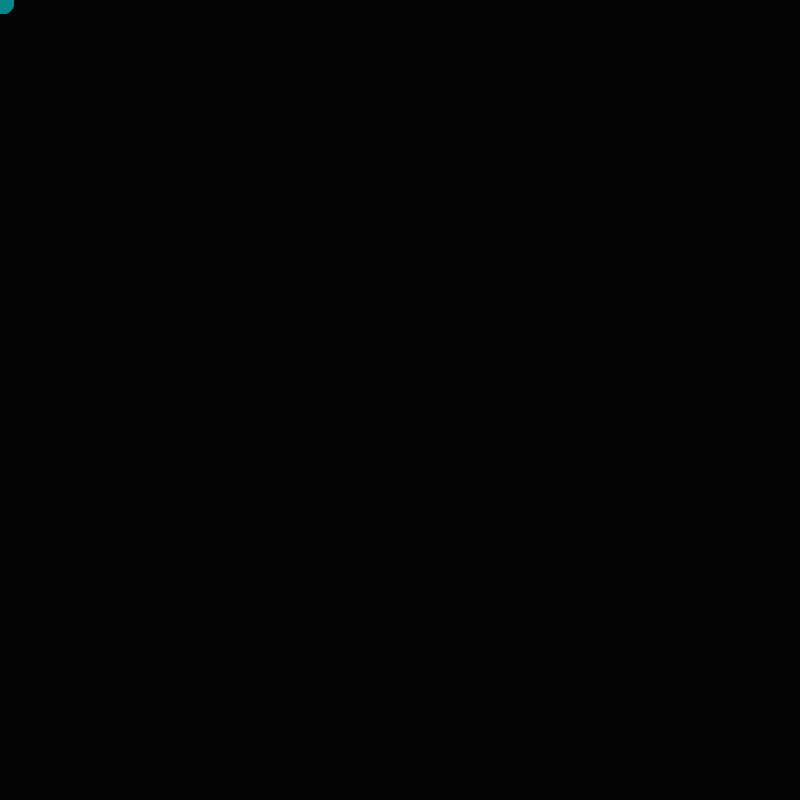
Frame 1 (no input)
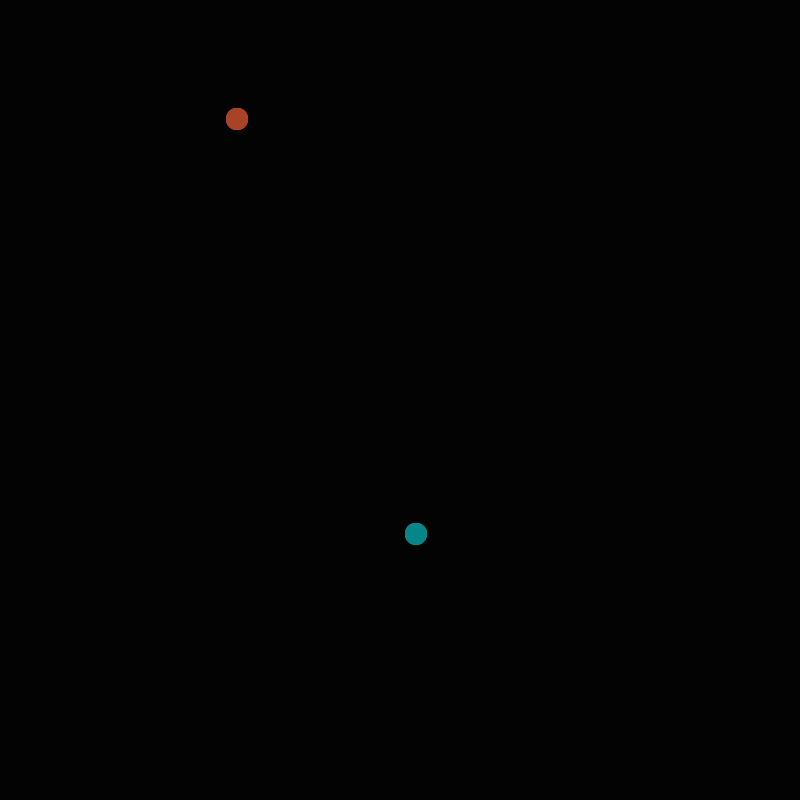
Frame 60 (the mouse pressed at the canvas centre just before this capture)
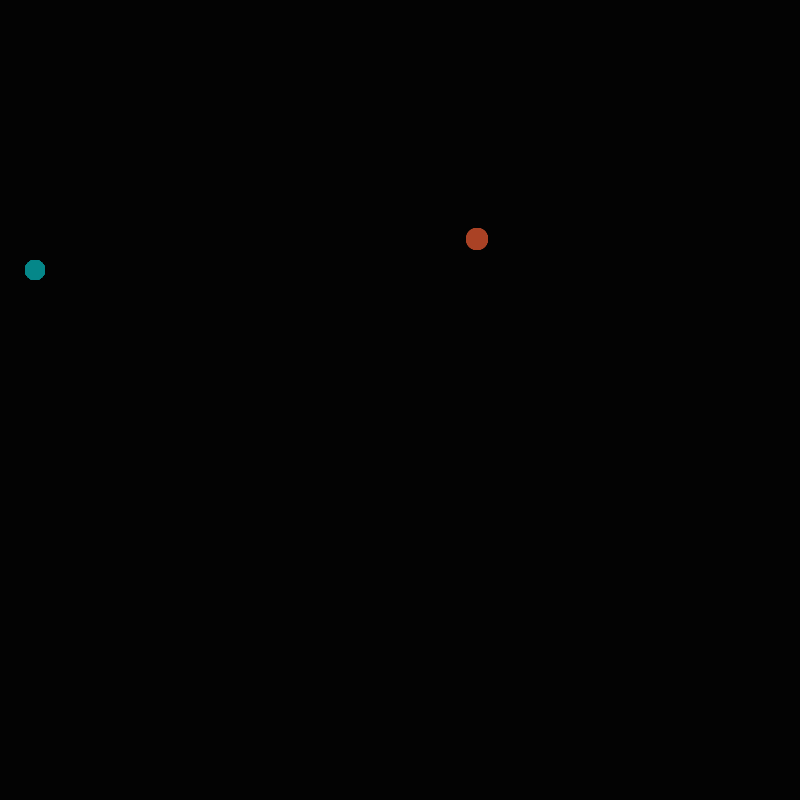
Frame 120 (the mouse held since frame 60 and released just before this capture)

The Processing sketch that drew these frames (run headless with seeded random() and noise(); from frame 60 on, the mouse is pressed at the canvas centre):

// Processing sketch: masquellars10t00
// ── masquellars10t00.pde
Punto[]p = new Punto[70];

void setup() {
size(800,800);
for (int i = 0; i<p.length; i++){
p[i] = new Punto();}

}

void draw() {
background(#030303);
for(int i = 0; i<p.length; i++){
p[i].puntitorojo();
p[i].puntitoverde();
p[i].movimientorojo();
p[i].movimientoverde();
}

}



void keyPressed() {}
// ── Punto.pde
//#AA4225 rojo
//#058789 verde 
class Punto {
//Atributos
float x,y, t,u;



//Constructor
Punto(){
 x = random(0,2);
 y = random(0,2);
 t= random(2,4);
 u= random(2,4);


}

//Metodos
void puntitorojo(){
 fill(#AA4225);
 noStroke();
 ellipse(x,y,20,20);}
 
 void puntitoverde(){
 fill(#058789);
 noStroke();
 ellipse(t,u,20,20);}
 
void movimientorojo(){ 
  
  x+=4;
  y+=2;
  
if (x>800){
  x=0;}
if (y>800){
  y=0;}
}
  
  void movimientoverde(){ 
  
  t+=7;
  u+=9;
  
if (t>800){
  t=0;}
if (u>800){
  u=0;}

  }
}
